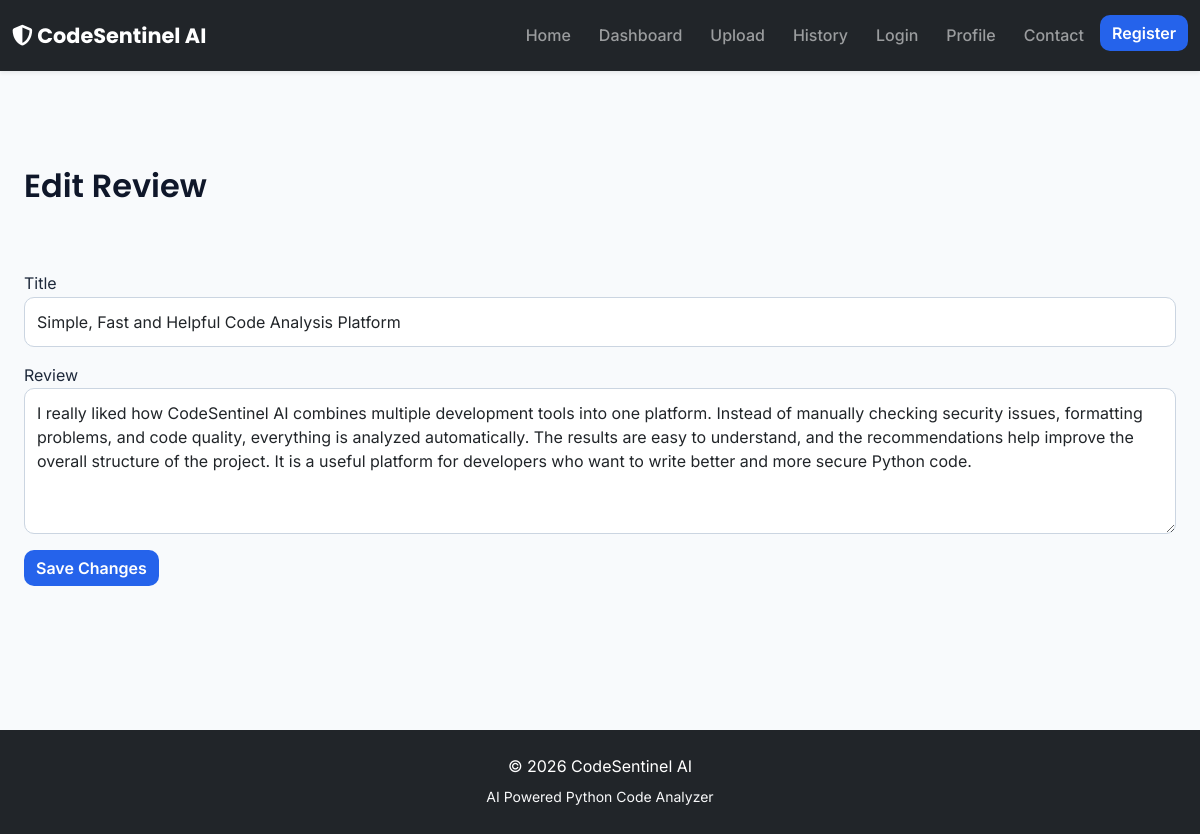
Screenshot of /reviews/edit/2 (signed in) with the database file from the repository.
### models.py (models this page shows, shortened)
class Review(db.Model):
    __tablename__ = "reviews"
    id = db.Column(
        db.Integer,
        primary_key=True
    )
    rating = db.Column(
        db.Integer,
        nullable=False
    )
    title = db.Column(
        db.String(150),
        nullable=False
    )
    comment = db.Column(
        db.Text,
        nullable=False
    )
    created_at = db.Column(
        db.DateTime,
        default=datetime.utcnow
    )
    updated_at = db.Column(
        db.DateTime,
        default=datetime.utcnow,
        onupdate=datetime.utcnow
    )
    user_id = db.Column(
        db.Integer,
        db.ForeignKey("users.id"),
        nullable=False
    )

### analyzer/routes/main.py (the view, shortened to what this page needs)
@main.route("/reviews/edit/<int:review_id>", methods=["GET", "POST"])
@login_required
def edit_review(review_id):
    review = get_review(review_id)
    if review.user_id != current_user.id:
        abort(403)
    form = ReviewForm(obj=review)
    return render_template(
        "edit_review.html",
        form=form,
        review=review
    )

### forms.py
class ReviewForm(FlaskForm):
    rating = IntegerField(
    "",
    validators=[
        DataRequired(),
        NumberRange(min=1, max=5)
    ],
    render_kw={
        "type": "hidden",
        "id": "rating"
    }
)
    title = StringField(
        "Title",
        validators=[
            DataRequired(),
            Length(min=3, max=150)
        ]
    )
    comment = TextAreaField(
        "Review",
        validators=[
            DataRequired(),
            Length(min=10, max=1000)
        ]
    )
    submit = SubmitField(
        "Submit Review"
    )

### app.py (called while the page is built)
@login_manager.user_loader
def load_user(user_id):
    return db.session.get(User, int(user_id))

### helpers/review_service.py (called while the page is built)
def get_review(review_id):
    return Review.query.get_or_404(review_id)

### templates/edit_review.html (shortened to what this page needs)
{% extends "base.html" %}
{% block content %}
<div class="container py-5">
    <h2 class="mb-4">
        Edit Review
    </h2>
    <form method="POST">
        <div class="mb-3">
        </div>
        <div class="mb-3">
            {{ form.title.label }}
            {{ form.title(class="form-control") }}
        </div>
        <div class="mb-3">
            {{ form.comment.label }}
            {{ form.comment(class="form-control", rows="5") }}
        </div>
        <button class="btn btn-primary">
            Save Changes
        </button>
    </form>
</div>
{% endblock %}

### static/css/style.css (style rules this page uses)
:root { --primary:#2563EB; --primary-dark:#1D4ED8; --secondary:#1E293B; --success:#22C55E; --danger:#EF4444; --warning:#F59E0B; --info:#0EA5E9; --white:#FFFFFF; --background:#F8FAFC; --gray-100:#F1F5F9; --gray-200:#E2E8F0; --gray-300:#CBD5E1; --gray-400:#94A3B8; --gray-500:#64748B; --gray-600:#475569; --gray-700:#334155; --gray-800:#1E293B; --gray-900:#0F172A; --radius:12px; --transition:0.3s ease; --shadow-sm:0 2px 8px rgba(0,0,0,.05); --shadow-md:0 6px 18px rgba(0,0,0,.08); --shadow-lg:0 10px 28px rgba(0,0,0,.12); }
* { margin:0; padding:0; box-sizing:border-box; }
body { font-family:'Inter',sans-serif; background:var(--background); color:var(--gray-800); line-height:1.6; min-height:100vh; }
h1, h2, h3, h4, h5, h6 { font-family:'Poppins',sans-serif; font-weight:600; color:var(--gray-900); }
h2 { font-size:2rem; }
.container { max-width:1200px; }
.btn { border-radius:10px; transition:var(--transition); font-weight:600; }
.btn-primary { background:var(--primary); border:none; }
.form-control { border-radius:10px; padding:12px; border:1px solid var(--gray-300); }

### rows the page displays
Review: title "Simple, Fast and Helpful Code Analysis Platform", comment "I really liked how CodeSentinel AI combines multiple development tools into one platform. Instead of manually checking security issues, formatting problems, and code quality, everything is analyzed automatically. The results are easy to understand, and the recommendations help improve the overall structure of the project. It is a useful platform for developers who want to write better and more secure Python code."
